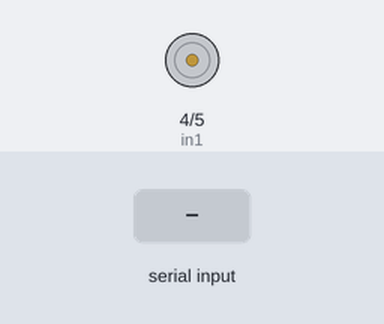
A sketch run on a simulated Arduino Uno, built with avr-gcc and run on an emulated ATmega328P. Parts: motor-driver pin pairs drawn as motors (green arrow = first pin HIGH = forward, orange = second pin HIGH = backward, longer = more drive, scaled by the enable pin). The test bench sets the inputs (shaded band). What the sketch prints to the serial monitor is not drawn.

Above: at 1.2 s.
1.3 s: "fast\n" received over Serial
At 2.3 s:
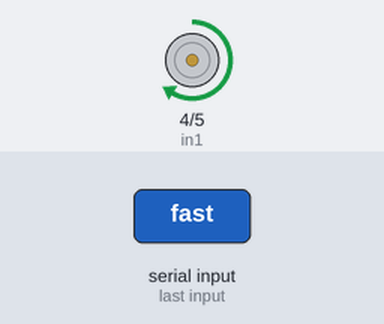
2.8 s: "slow\n" received over Serial
At 3.5 s:
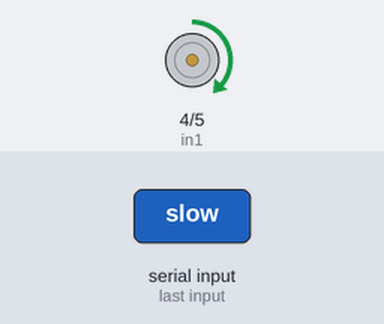
4.3 s: "very fast\n" received over Serial
At 4.8 s:
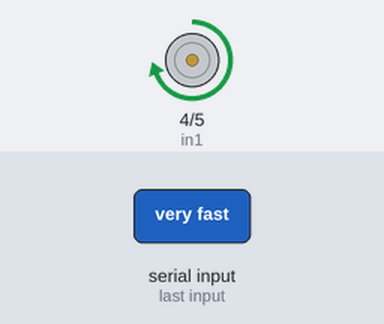
5.8 s: "very slow\n" received over Serial
At 7.2 s:
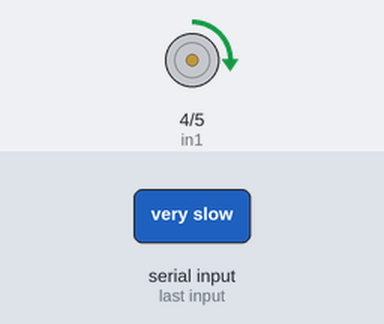
Timing chart, 0 to 8.3 s (numbered marks = the images above; inputs shaded):
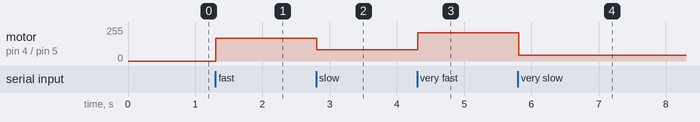

The sketch:

dc-motor-final-working.ino
```cpp
#define enA 9  // Enable pin for motor driver
#define in1 4  // Input pin 1 for motor driver
#define in2 5  // Input pin 2 for motor driver

void setup() {
  pinMode(enA, OUTPUT);
  pinMode(in1, OUTPUT);
  pinMode(in2, OUTPUT);

  Serial.begin(9600);
  Serial.println("Enter motor speed: [fast, slow, very fast, very slow");
}

void loop() {
  if (Serial.available() > 0) {
    String input = Serial.readStringUntil('\n');
    input.trim();

    if (input == "fast") {
      setMotorSpeed(200); // 200 RPM
    } else if (input == "slow") {
      setMotorSpeed(100); // 100 RPM
    } else if (input == "very fast") {
      setMotorSpeed(250); // 250 RPM
    } else if (input == "very slow") {
      setMotorSpeed(50); // 50 RPM
    } else {
      Serial.println("Invalid input. Please enter 'fast', 'slow', 'very fast', or 'very slow'.");
    }
  }
}

void setMotorSpeed(int rpm) {
  int pwmValue = map(rpm, 0, 300, 0, 255);
  digitalWrite(in1, HIGH);
  digitalWrite(in2, LOW);
  analogWrite(enA, pwmValue);
}
```

Measured:
- after the input at 1.3 s, motor on pin 4 (in1) / pin 5 (in2): stopped → forward 170/255 at once
- after the input at 2.8 s, motor on pin 4 (in1) / pin 5 (in2): forward 170/255 → forward 85/255 at once
- after the input at 4.3 s, motor on pin 4 (in1) / pin 5 (in2): forward 85/255 → forward 212/255 at once
- after the input at 5.8 s, motor on pin 4 (in1) / pin 5 (in2): forward 212/255 → forward 42/255 at once
